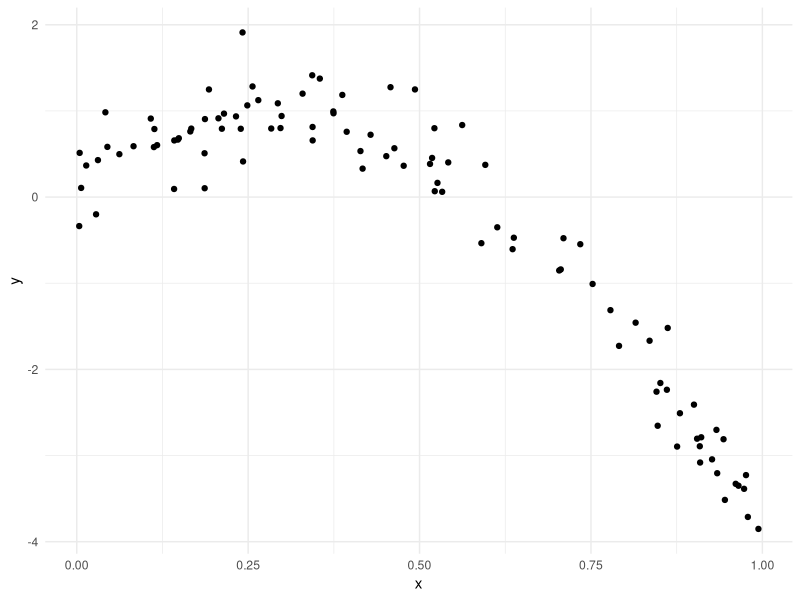
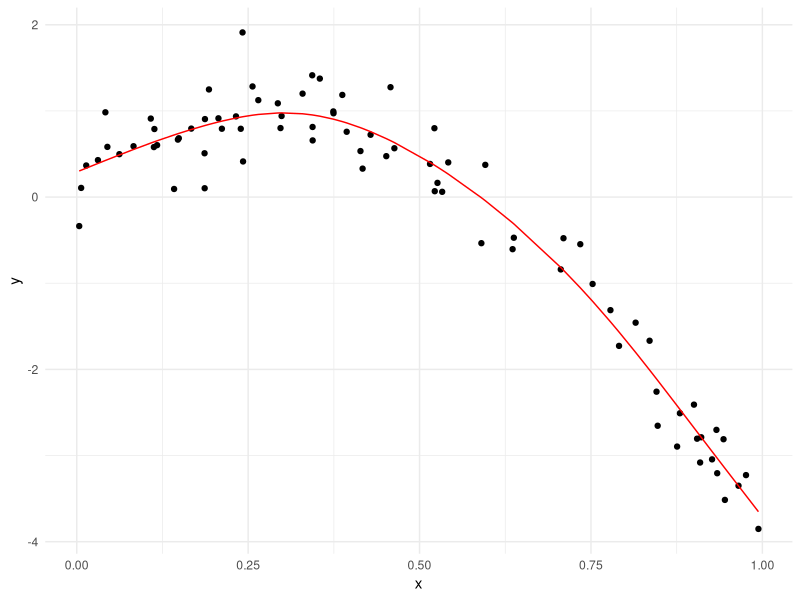
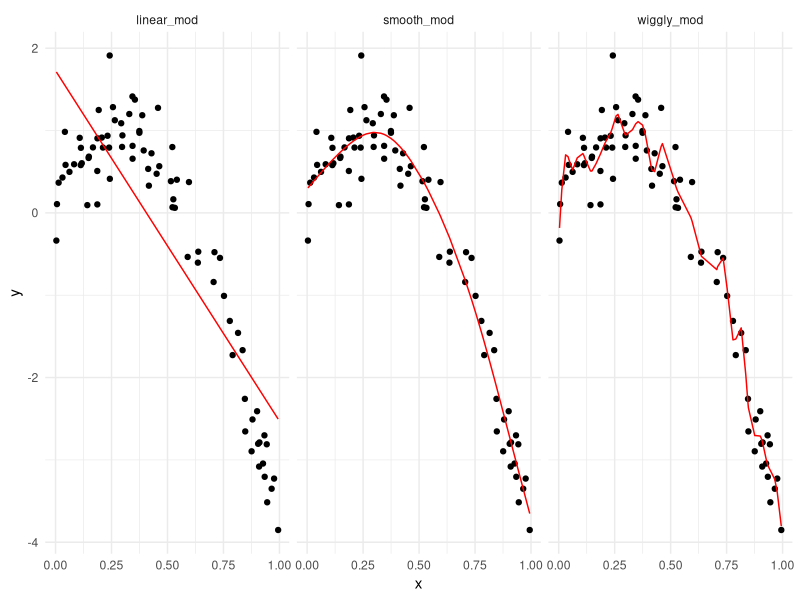

Write R code to recreate these figures, in order.
## ---- chunk 1
library(tidyverse)
library(mgcv)
library(modelr)


knitr::opts_chunk$set(
  fig.width = 6, 
  fig.asp = .6,
  out.width = "90%"
)

theme_set(theme_minimal() + theme(legend.position = "bottom"))

options(
  ggplot2.continuous.colour = "viridis", 
  ggplot2.continuous.fill = "viridis"
)

scale_colour_discrete = scale_colour_viridis_d
scale_fill_discrete = scale_fill_viridis_d
## ---- chunk 2
nonlin_df = 
  tibble(
    id = 1:100,
    x = runif(100, 0, 1),
    y = 1 - 10 * (x - .3)^2 + rnorm(100, 0, .3)
  )
## ---- chunk 3
nonlin_df %>% 
  ggplot(aes(x = x, y = y)) + 
  geom_point()
## ---- chunk 4
train_df = sample_n(nonlin_df, size = 80)

# get the 20 rows that do not appear in training df

test_df = anti_join(nonlin_df, train_df, by = "id")
## ---- chunk 5
linear_mod = lm(y ~ x, data = train_df)
smooth_mod = gam(y ~ s(x), data = train_df)
#make one where you're chasing every single data point
wiggly_mod = gam(y ~ s(x, k = 30), sp = 10e-6, data = train_df)
## ---- chunk 6
train_df %>% 
  add_predictions(smooth_mod) %>% 
  ggplot(aes(x = x, y = y)) + 
  geom_point() + 
  geom_line(aes(y = pred), color = "red")
## ---- chunk 7
train_df %>% 
  gather_predictions(linear_mod, smooth_mod, wiggly_mod) %>% 
  ggplot(aes(x = x, y = y)) + 
  geom_point() + 
  geom_line(aes(y = pred), color = "red") + 
  facet_grid(. ~ model)
## ---- chunk 8
rmse(linear_mod, test_df)
rmse(smooth_mod, test_df)
rmse(wiggly_mod, test_df)
